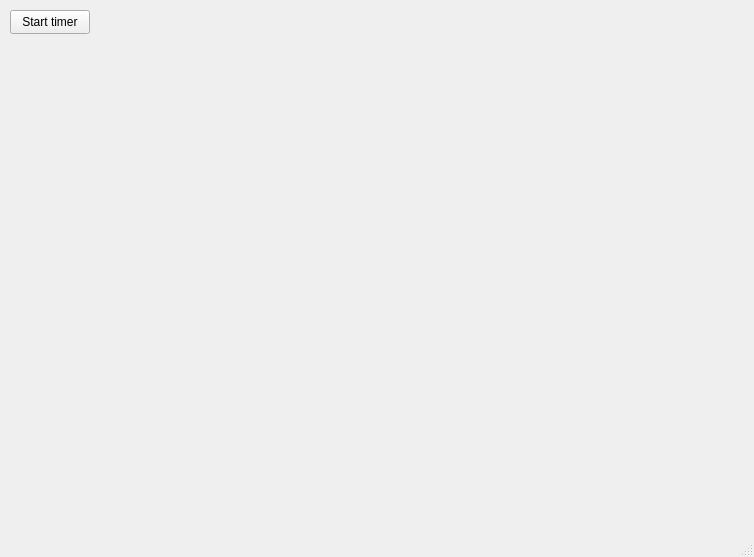
<?xml version="1.0" encoding="UTF-8"?>
<ui version="4.0">
 <class>MainWindow</class>
 <widget class="QMainWindow" name="MainWindow">
  <property name="geometry">
   <rect>
    <x>0</x>
    <y>0</y>
    <width>754</width>
    <height>557</height>
   </rect>
  </property>
  <property name="windowTitle">
   <string>MainWindow</string>
  </property>
  <widget class="QWidget" name="centralwidget">
   <widget class="QPushButton" name="pushButton">
    <property name="geometry">
     <rect>
      <x>10</x>
      <y>10</y>
      <width>80</width>
      <height>24</height>
     </rect>
    </property>
    <property name="text">
     <string>Start timer</string>
    </property>
   </widget>
   <widget class="QWidget" name="gridLayoutWidget">
    <property name="geometry">
     <rect>
      <x>10</x>
      <y>40</y>
      <width>731</width>
      <height>461</height>
     </rect>
    </property>
    <layout class="QGridLayout" name="gridLayout"/>
   </widget>
  </widget>
  <widget class="QMenuBar" name="menubar">
   <property name="geometry">
    <rect>
     <x>0</x>
     <y>0</y>
     <width>754</width>
     <height>21</height>
    </rect>
   </property>
  </widget>
  <widget class="QStatusBar" name="statusbar"/>
 </widget>
 <resources/>
 <connections/>
</ui>
